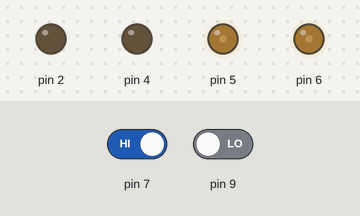
This sketch was run on a simulated Arduino Uno, built with avr-gcc and run on an emulated ATmega328P. On the bench: output pins drawn as LEDs (lit = HIGH). The inputs (shaded band) are chosen by the test bench; at power-on: pin 7 HIGH, pin 9 LOW.

Above: at 1.2 s.
1.3 s: pin 7 driven LOW
At 2.2 s:
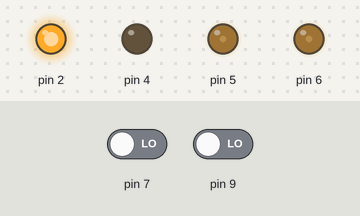
2.8 s: pin 9 driven HIGH
At 3.3 s:
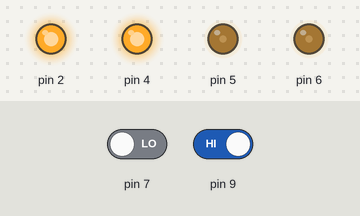
4.3 s: pin 7 driven HIGH
At 5.5 s:
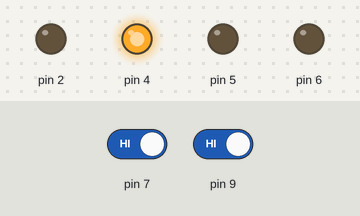
5.8 s: pin 9 driven LOW
At 6.8 s:
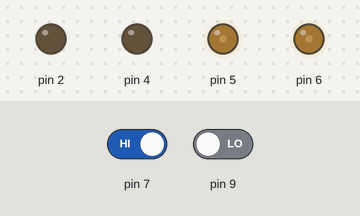
Timing chart, 0 to 8.3 s (numbered marks = the images above; inputs shaded):
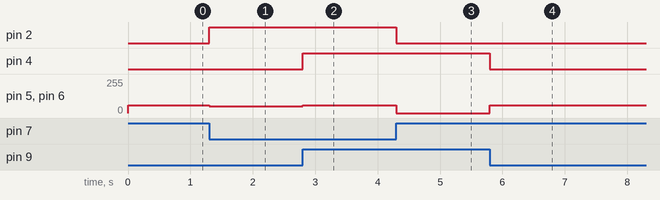

The sketch:

Line_Tracking_2WD_Smart_Car.ino
```cpp
void Infrared_Tracing() {
  int Left_Tra_Value = 1;
  int Center_Tra_Value = 1;
  int Right_Tra_Value = 1;
  int Black = 1;
  Left_Tra_Value = digitalRead(7);
  Right_Tra_Value = digitalRead(9);
  if (Left_Tra_Value != Black && Right_Tra_Value != Black) {
    digitalWrite(2,HIGH);
    analogWrite(5,50);
    digitalWrite(4,LOW);
    analogWrite(6,50);
  }
  else if (Left_Tra_Value == Black && Right_Tra_Value != Black)
  {
    digitalWrite(2,LOW);
    analogWrite(5,60);
    digitalWrite(4,LOW);
    analogWrite(6,60);
  }
  else if (Left_Tra_Value != Black && Right_Tra_Value == Black)
  {
    digitalWrite(2,HIGH);
    analogWrite(5,60);
    digitalWrite(4,HIGH);
    analogWrite(6,60);
  }
  else if (Left_Tra_Value == Black && Right_Tra_Value == Black)
  {
    digitalWrite(2,LOW);
    analogWrite(5,0);
    digitalWrite(4,HIGH);
    analogWrite(6,0);
  }
}

void setup(){
  Serial.begin(9600);
  pinMode(7, INPUT);
  pinMode(9, INPUT);
  pinMode(2, OUTPUT);
  pinMode(5, OUTPUT);
  pinMode(4, OUTPUT);
  pinMode(6, OUTPUT);
}

void loop(){
  Infrared_Tracing();

}
```

Measured:
- after the input at 1.3 s, pin 2: LOW → HIGH at once; pin 5, pin 6: 60/255 → 50/255 at once
- after the input at 2.8 s, pin 4: LOW → HIGH at once; pin 5, pin 6: 50/255 → 60/255 at once
- after the input at 4.3 s, pin 2: HIGH → LOW at once; pin 5, pin 6: 60/255 → 0/255 at once
- after the input at 5.8 s, pin 4: HIGH → LOW at once; pin 5, pin 6: 0/255 → 60/255 at once
